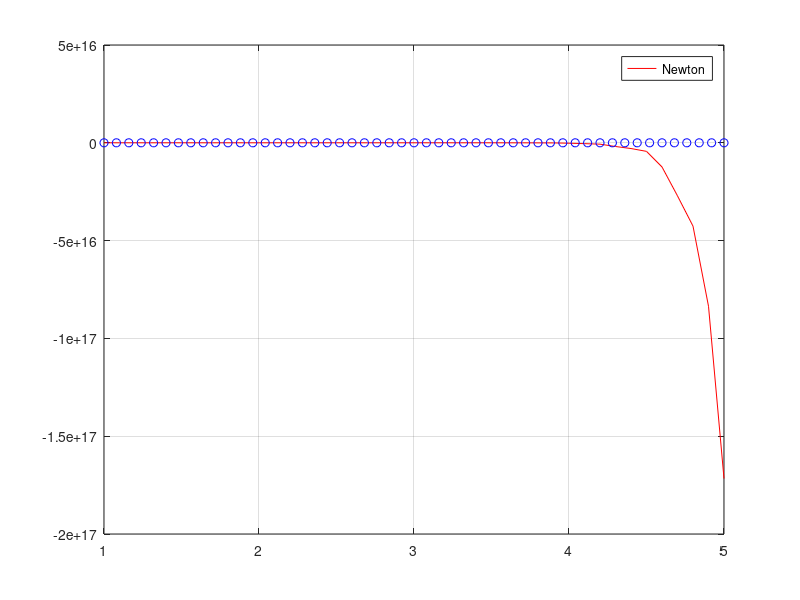

MATLAB code to generate this figure:
clc 
n=51;


left=1;
right=5;
z=left:0.1:right;

h=(right-left)/(n-1)


xN=left:h:right;
yN=sin(xN);

nN=n;

resForNumeratorN=1;
insideIterator=0;
AN=1;
N=yN(1);

while (nN>1)
    N=conv(N,[0,1]);
    for i=1:(nN-1)
         q=yN(i+1)-yN(i);
         yN(i)=q;
    end
    insideIterator=insideIterator+1;
    forFactorial=factorial(insideIterator);
    initNum=[AN,-xN(insideIterator)];
    resForNumeratorN=conv(resForNumeratorN,initNum);
    N=N+((yN(1)*resForNumeratorN)/(forFactorial*h^insideIterator));
    nN=nN-1;
end
yN=sin(xN);
disp("it's koef newton:")
display(N);
figure(1),plot(z,polyval(N,z),'r',xN,yN,"ob"),grid
legend("Newton")

